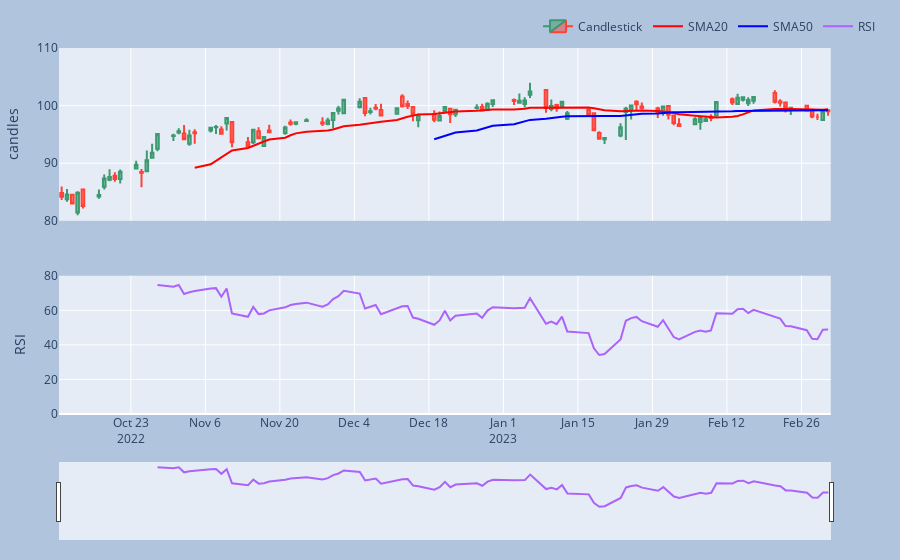

The cell this chart's notebook holds for it:
### Code cell
#PLotly graph with candlestick and sma
#Make plotly subplot of primary and secondary y axis
from plotly.subplots import make_subplots
import plotly.graph_objects as go
fig = make_subplots(rows=2, cols=1,
                        specs=[[{"secondary_y": True}],
                             [{"secondary_y": True}]],
                        shared_xaxes=True,
                        row_heights=[10, 8])

# #Plot the close price
# fig = px.line(res_df, x=res_df.index, y=["4. close",  "SMA10", "SMA200"])

#Plot the candlestick
fig.add_trace(
    go.Candlestick(
        x=res_df.index,
        open=res_df["1. open"],
        high=res_df["2. high"],
        low=res_df["3. low"],
        close=res_df["4. close"],
        name="Candlestick"
    ),row=1,col=1
)

#Add one more SMA20 plot into row=1, col=1 subplot
fig.add_trace(
    go.Scatter(
        x=res_df.index,
        y=res_df["SMA20"],
        name="SMA20",
        line=dict(color="red")
    ),row=1,col=1
)

#Add one more SMA50 plot into row=1, col=1 subplot with color blue
fig.add_trace(
    go.Scatter(
        x=res_df.index,
        y=res_df["SMA50"],
        name="SMA50",
        line=dict(color="blue")
    ),row=1,col=1
)

#subplot RSI in a separate graph
fig.add_scatter(x=res_df.index, y=res_df["RSI"], row=2, col=1
                 ,name="RSI")



# fig.update_yaxes(range=[ 80,110]) 
# print(fig.layout)
fig.update_layout(
        margin=dict(l=20, r=20, t=20, b=20),
        paper_bgcolor="LightSteelBlue",
        showlegend=True,
        legend=dict(orientation="h", yanchor="bottom", y=1.02, xanchor="right", x=1),
        xaxis= {'rangeslider': {'visible': False},
              'showticklabels': False},
        xaxis2= {'rangeslider': {'visible': True}},
        yaxis = dict(title="candles", range=[80,110]),
        yaxis3 = dict(title="RSI", range=[0,80])
)

# fig.update_layout(width=1600, height=400)
# fig.update_xaxes(rangeslider_visible=True)
#fig.update_yaxes(range=[0,100])
print(fig.layout)
fig.show()
